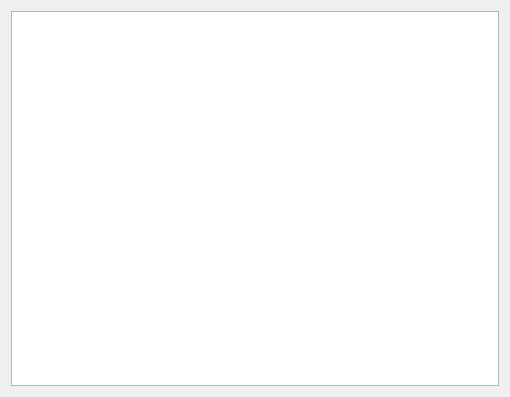
<?xml version="1.0" encoding="UTF-8"?>
<ui version="4.0">
 <class>DownloadedUserPostsDialog</class>
 <widget class="QDialog" name="DownloadedUserPostsDialog">
  <property name="geometry">
   <rect>
    <x>0</x>
    <y>0</y>
    <width>510</width>
    <height>397</height>
   </rect>
  </property>
  <property name="windowTitle">
   <string>Downloaded Reddit Posts of a User</string>
  </property>
  <layout class="QHBoxLayout" name="horizontalLayout">
   <property name="sizeConstraint">
    <enum>QLayout::SetDefaultConstraint</enum>
   </property>
   <item>
    <widget class="QListWidget" name="downloadedUserPostsList">
     <property name="sizePolicy">
      <sizepolicy hsizetype="Expanding" vsizetype="Expanding">
       <horstretch>0</horstretch>
       <verstretch>0</verstretch>
      </sizepolicy>
     </property>
     <property name="resizeMode">
      <enum>QListView::Fixed</enum>
     </property>
     <property name="wordWrap">
      <bool>false</bool>
     </property>
    </widget>
   </item>
  </layout>
 </widget>
 <resources/>
 <connections/>
</ui>
